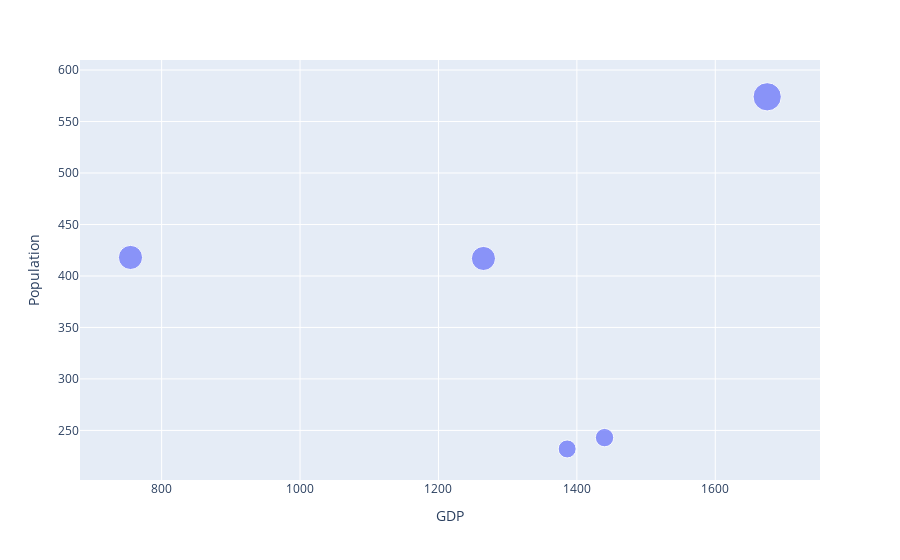

This figure's notebook cell:
### Code cell
#5. Using the given dataset, create a bubble chart to represent each country's population (y-axis), GDP (x-axis), and bubble size proportional to the population.
np.random.seed(25)
data = {
    'Country': ['USA', 'Canada', 'UK', 
'Germany', 'France'],
    'Population': np.random.randint(100, 1000, 5),
    'GDP': np.random.randint(500, 2000, 
5)
}
df = pd.DataFrame(data)
fig=px.scatter(df,x='GDP',y='Population',size='Population')
fig.show()

### Figure 1 — Plotly figure (JSON) as saved in the notebook; plotly's stock layout.template omitted (floating-point values rounded to 4 significant figures)
{"data": [{"hovertemplate": "GDP=%{x}<br>Population=%{marker.size}<extra></extra>", "legendgroup": "", "marker": {"color": "#636efa", "size": [232, 418, 574, 243, 417], "sizemode": "area", "sizeref": 1.435, "symbol": "circle"}, "mode": "markers", "name": "", "orientation": "v", "showlegend": false, "type": "scatter", "x": [1386, 755, 1675, 1440, 1265], "xaxis": "x", "y": [232, 418, 574, 243, 417], "yaxis": "y"}], "layout": {"autosize": true, "legend": {"itemsizing": "constant", "tracegroupgap": 0}, "margin": {"t": 60}, "xaxis": {"anchor": "y", "autorange": true, "domain": [0, 1], "range": [686.8, 1746.0], "title": {"text": "GDP"}, "type": "linear"}, "yaxis": {"anchor": "x", "autorange": true, "domain": [0, 1], "range": [190.2, 627.3], "title": {"text": "Population"}, "type": "linear"}}}
